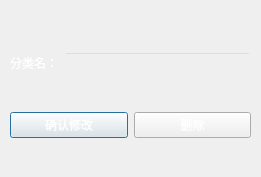
<?xml version="1.0" encoding="UTF-8"?>
<ui version="4.0">
 <class>CategoryDetail</class>
 <widget class="QDialog" name="CategoryDetail">
  <property name="geometry">
   <rect>
    <x>0</x>
    <y>0</y>
    <width>261</width>
    <height>177</height>
   </rect>
  </property>
  <property name="windowTitle">
   <string>Dialog</string>
  </property>
  <property name="styleSheet">
   <string notr="true">background-image: url(:/file/images/back8.jpeg);</string>
  </property>
  <widget class="QWidget" name="layoutWidget">
   <property name="geometry">
    <rect>
     <x>10</x>
     <y>20</y>
     <width>241</width>
     <height>151</height>
    </rect>
   </property>
   <layout class="QVBoxLayout" name="verticalLayout">
    <item>
     <layout class="QHBoxLayout" name="horizontalLayout">
      <item>
       <widget class="QLabel" name="label">
        <property name="styleSheet">
         <string notr="true">color: rgb(255, 255, 255);</string>
        </property>
        <property name="text">
         <string>分类名：</string>
        </property>
       </widget>
      </item>
      <item>
       <widget class="QLineEdit" name="lineEdit">
        <property name="styleSheet">
         <string notr="true">color:white;
     background:transparent;</string>
        </property>
       </widget>
      </item>
     </layout>
    </item>
    <item>
     <layout class="QHBoxLayout" name="horizontalLayout_2">
      <item>
       <widget class="QPushButton" name="pushButton">
        <property name="styleSheet">
         <string notr="true">color: rgb(255, 255, 255);</string>
        </property>
        <property name="text">
         <string>确认修改</string>
        </property>
       </widget>
      </item>
      <item>
       <widget class="QPushButton" name="pushButton_2">
        <property name="styleSheet">
         <string notr="true">color: rgb(255, 255, 255);</string>
        </property>
        <property name="text">
         <string>删除</string>
        </property>
       </widget>
      </item>
     </layout>
    </item>
   </layout>
  </widget>
 </widget>
 <resources/>
 <connections/>
</ui>
